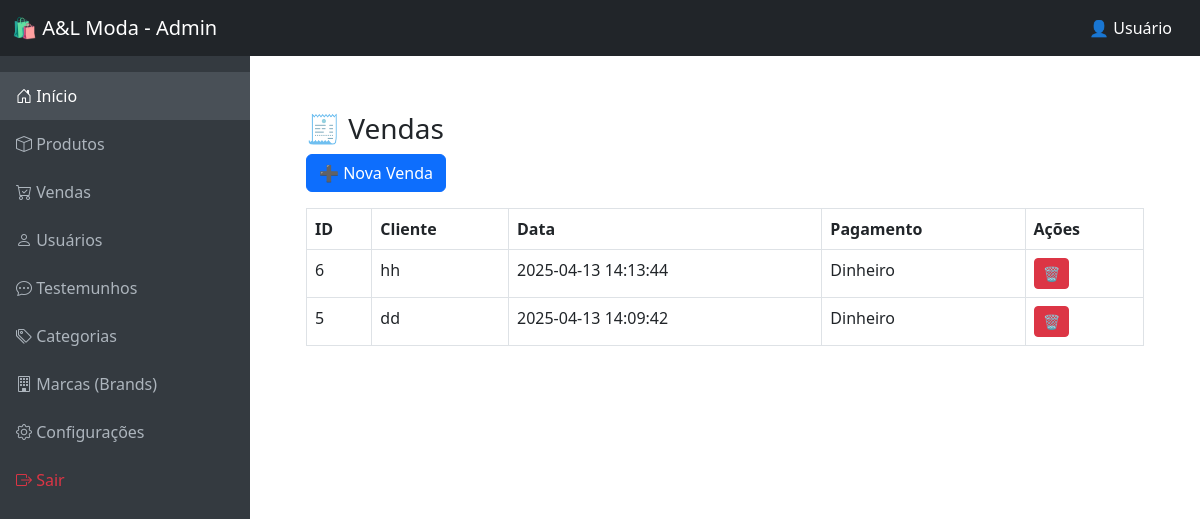
Screenshot of /painel/admin/vendas.php with the database file from the repository.
### tables this page shows
CREATE TABLE `vendas` (
  `id_venda` int(11) NOT NULL,
  `nome_cliente` varchar(255) NOT NULL,
  `data_venda` datetime DEFAULT current_timestamp(),
  `tipo_pagamento` varchar(50) NOT NULL
);

### painel/admin/vendas.php (the view, shortened to what this page needs)
<!DOCTYPE html>
<html lang="pt">
<head>
  <link href="https://cdn.jsdelivr.net/npm/bootstrap@5.3.0/dist/css/bootstrap.min.css" rel="stylesheet">
</head>
<body class="p-4">
<?php include_once('./navbar.php'); ?>
<div class="main-content" style="margin-top: 56px;">
<h3>🧾 Vendas</h3>
<button class="btn btn-primary mb-3" data-bs-toggle="modal" data-bs-target="#modalVenda">➕ Nova Venda</button>
<table class="table table-bordered">
  <thead>
    <tr>
      <th>ID</th><th>Cliente</th><th>Data</th><th>Pagamento</th><th>Ações</th>
    </tr>
  </thead>
  <tbody>
    <?php
    $vendas = $conn->query("SELECT * FROM vendas ORDER BY id_venda DESC");
    while ($v = $vendas->fetch_assoc()):
    ?>
    <tr>
      <td><?= $v['id_venda'] ?></td>
      <td><?= $v['nome_cliente'] ?></td>
      <td><?= $v['data_venda'] ?></td>
      <td><?= $v['tipo_pagamento'] ?></td>
      <td>
        <button class="btn btn-danger btn-sm" onclick="excluirVenda(<?= $v['id_venda'] ?>)">🗑</button>
      </td>
    </tr>
    <?php endwhile; ?>
  </tbody>
</table>
</body>
</html>

### painel/admin/navbar.php (style rules this page uses)
body { font-family: 'Segoe UI', sans-serif; background-color: #f8f9fa; }
.main-content { margin-left: 250px; padding: 2rem; }

### rows the page displays
vendas: id_venda "6", nome_cliente "hh", data_venda "2025-04-13 14:13:44", tipo_pagamento "Dinheiro"
vendas: id_venda "5", nome_cliente "dd", data_venda "2025-04-13 14:09:42", tipo_pagamento "Dinheiro"
